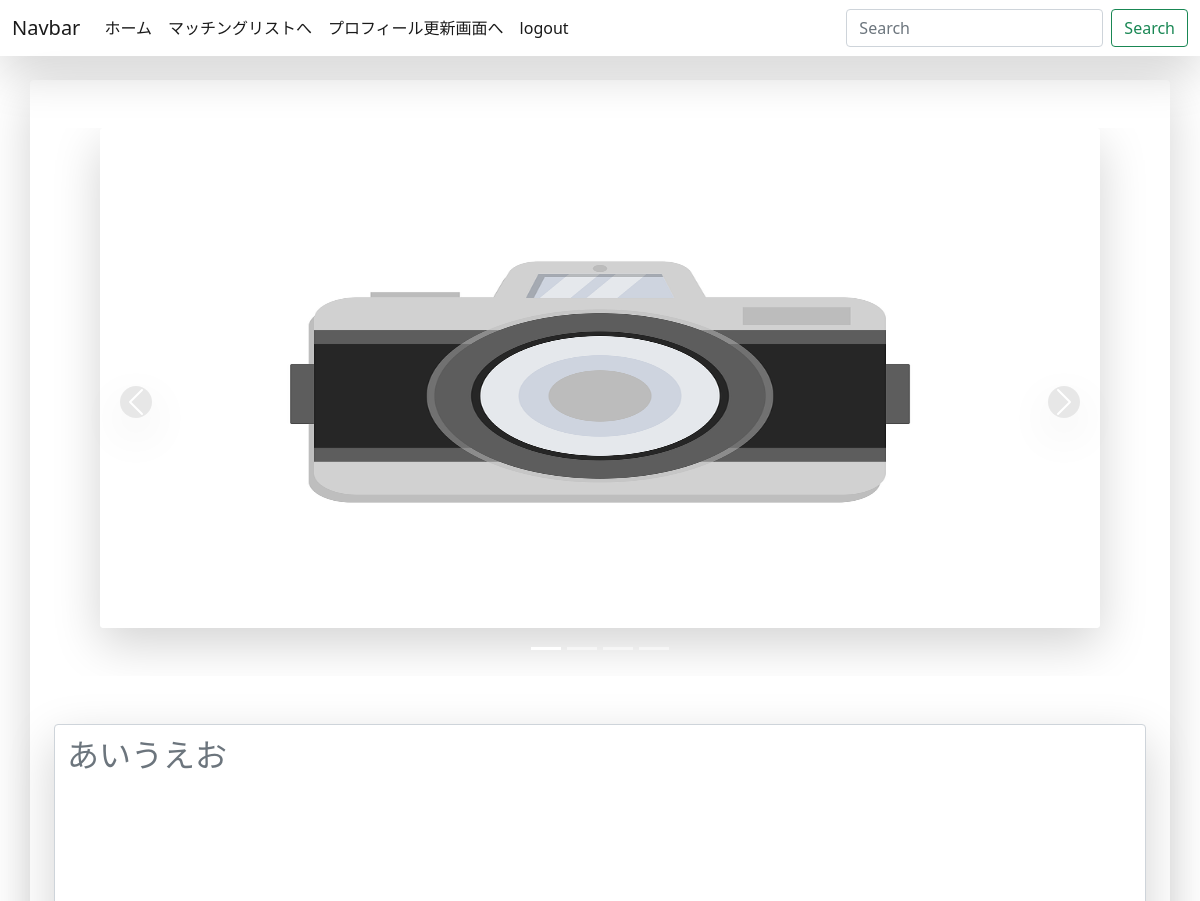
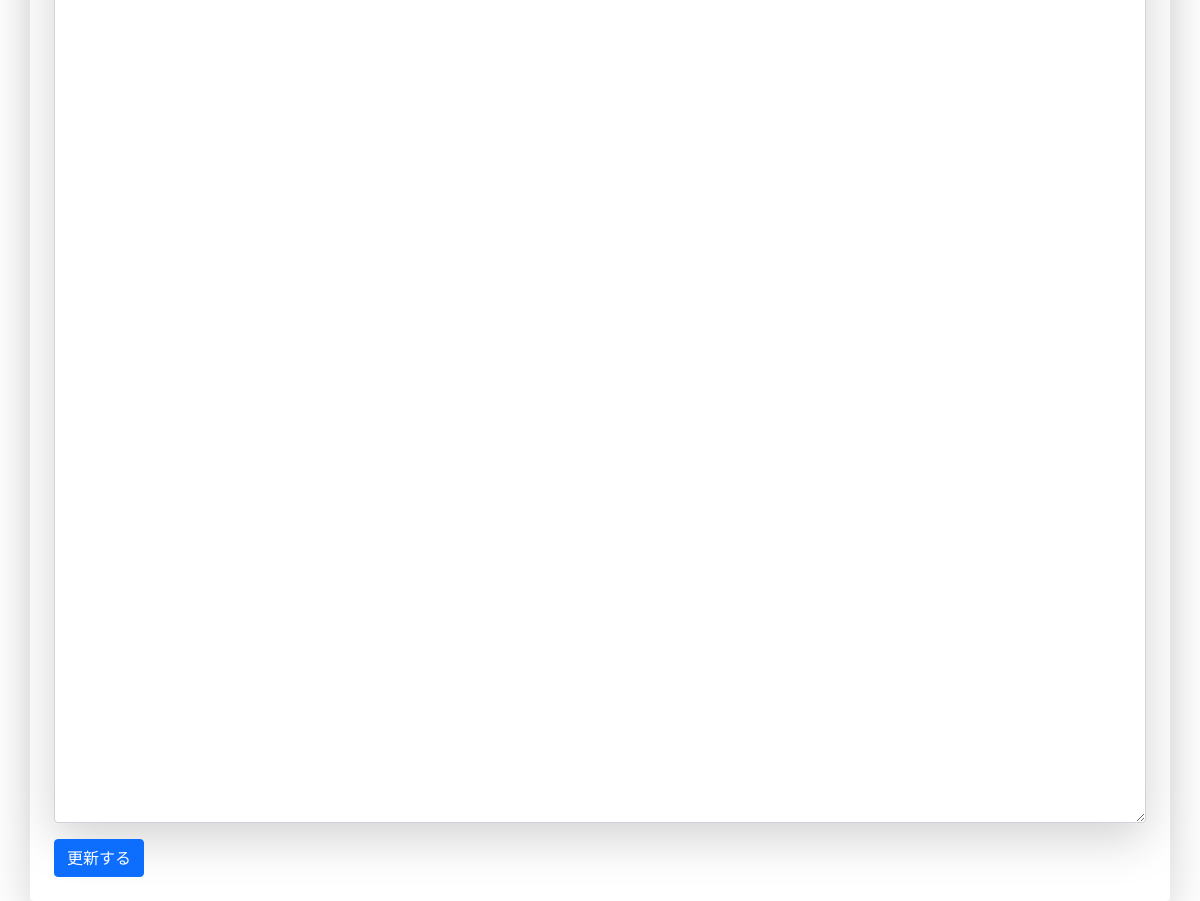
Page /1/update/ on the earlier database version (2 pictures, top to bottom).
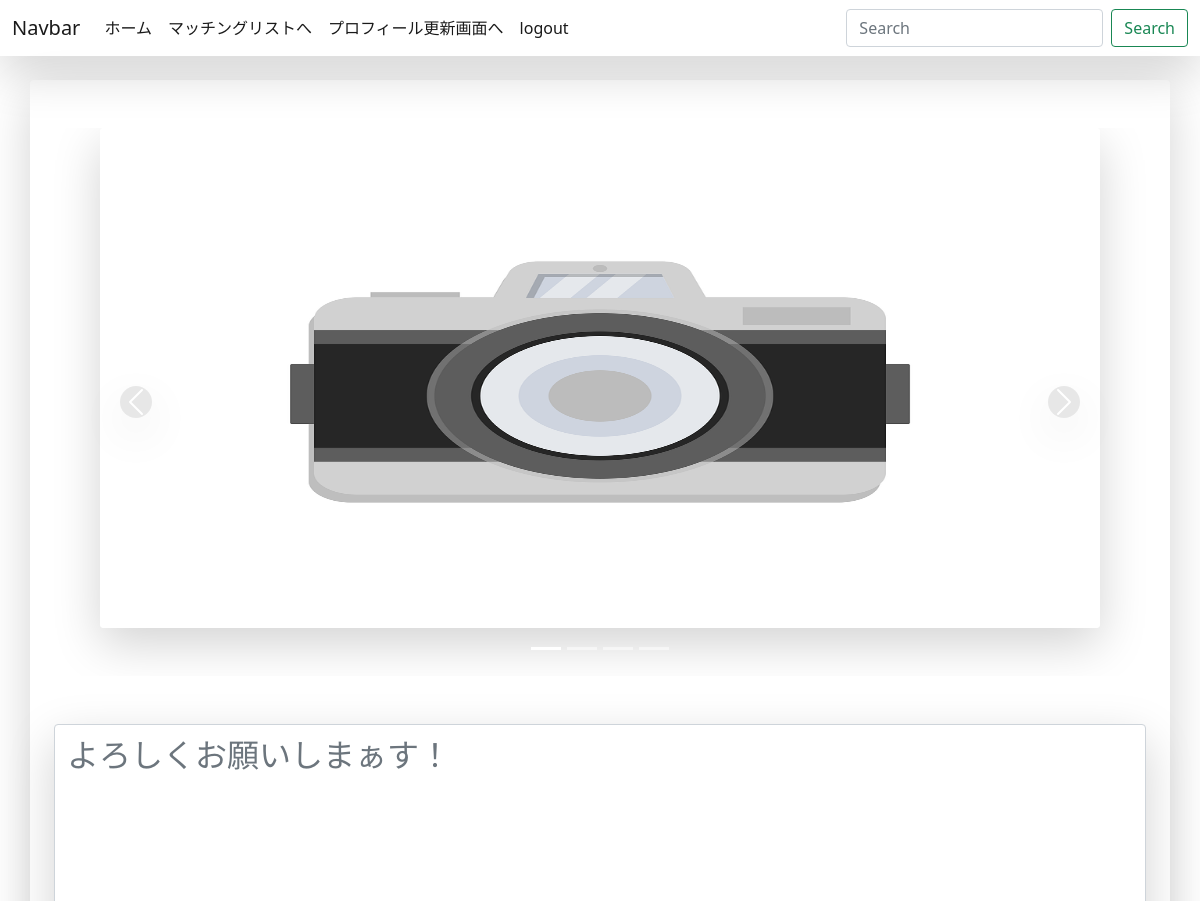
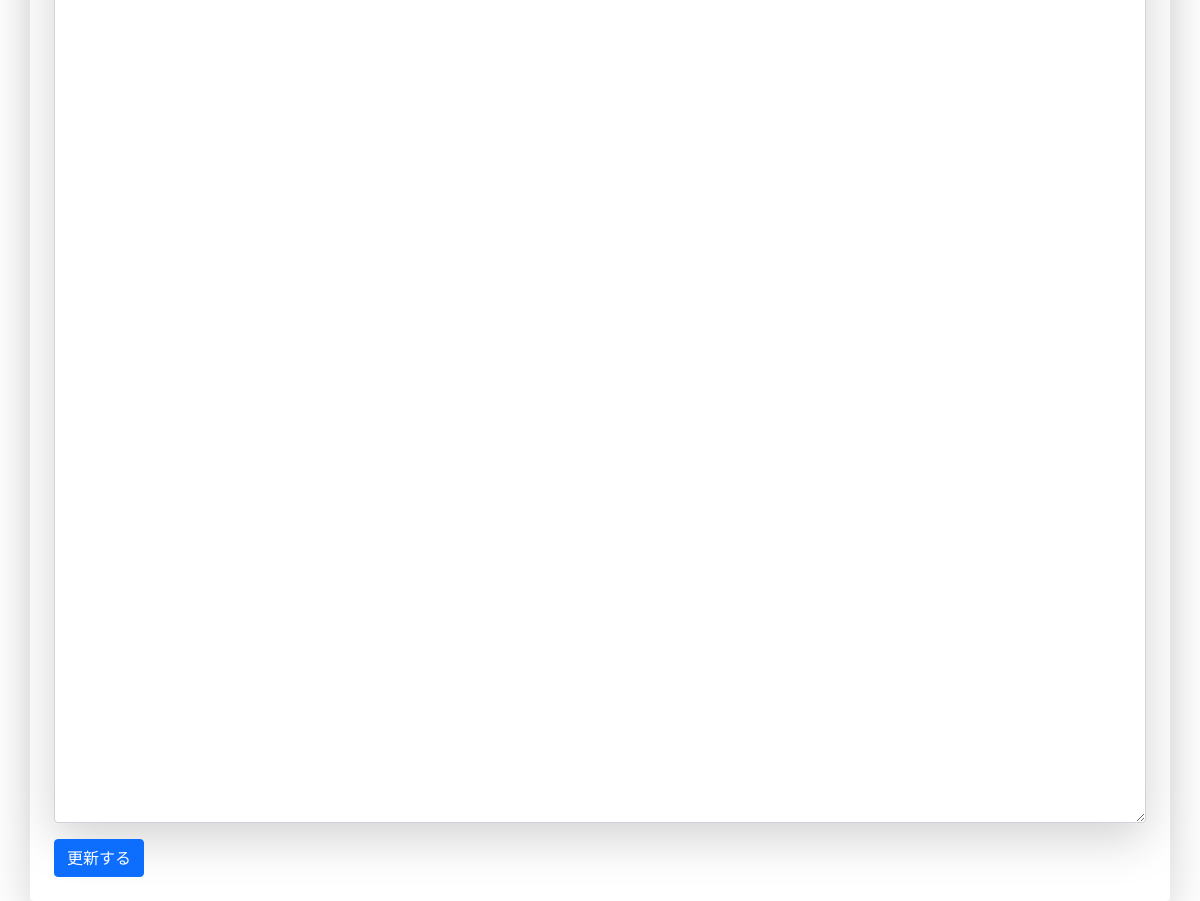
Same page on the later database version (2 pictures, top to bottom).
### boardapp/models.py (models this page shows)
class Profile(models.Model):
    user = models.OneToOneField(User, on_delete=models.CASCADE,primary_key=True)
    image = models.ImageField(upload_to='')
    image2 = models.ImageField(upload_to='')
    image3 = models.ImageField(upload_to='')
    image4 = models.ImageField(upload_to='')
    image5 = models.ImageField(upload_to='')
    gender = models.CharField(max_length=20, blank=True)
    birth_date = models.DateField(null=True, blank=True)
    age = models.IntegerField(null=True, blank=True, default=1)
    location = models.CharField(max_length=30, blank=True)
    introduction_text = models.CharField(max_length=500, blank=True)

### boardapp/views.py (the view)
# urls.py: path('<int:pk>/update/', profileUpdate.as_view(), name='update'),
class profileUpdate(UpdateView):
    template_name = 'updateProfile.html'
    model = Profile
    fields = ('image','image2','image3','image4','image5','introduction_text')
    success_url = reverse_lazy('list')

### templates/updateProfile.html (shortened to what this page needs)
{% extends 'base.html' %}
{% block content %}
<div class="container">
    <form method="POST" enctype="multipart/form-data">{% csrf_token %}
        <br><br>
        <div id="carouselExampleIndicators" class="carousel slide" data-bs-ride="carousel">
            <ol class="carousel-indicators">
                <li data-bs-target="#carouselExampleIndicators" data-bs-slide-to="0" class="active"></li>
                <li data-bs-target="#carouselExampleIndicators" data-bs-slide-to="1"></li>
                <li data-bs-target="#carouselExampleIndicators" data-bs-slide-to="2"></li>
                <li data-bs-target="#carouselExampleIndicators" data-bs-slide-to="3"></li>
            </ol>
            <div class="carousel-inner">
                <div class="carousel-item active">
                    <label class="w-100">
                        <span class="w-100">
                            <img class="d-block mx-auto rounded shadow-lg" src="/medi/{{ profile.image2 }}"
                                style="height: 500px; width: 1000px;">
                        </span>
                        <br><br>
                    </label>
                </div>
            </div>
            <a class="carousel-control-prev" href="#carouselExampleIndicators" role="button" data-bs-slide="prev">
                <span class="carousel-control-prev-icon shadow-lg rounded-circle p-1" style="background-color: #d0d0d0;" aria-hidden="true"></span>
            </a>
            <a class="carousel-control-next" href="#carouselExampleIndicators" role="button" data-bs-slide="next">
                <span class="carousel-control-next-icon shadow-lg rounded-circle p-1" style="background-color: #d0d0d0;" aria-hidden="true"></span>
            </a>
        </div>
        <br>
        <div class="mb-3">
            <textarea class="form-control shadow-lg" style="height: 1000px; font-size:24pt;" id="exampleFormControlTextarea1" rows="3" name="introduction_text" placeholder="{{ profile.introduction_text }}"></textarea>
        </div>
        <input type="submit" class="btn btn-primary" value="更新する">
    </form>
    <br>
</div>
{% endblock content %}

### templates/base.html (shortened to what this page needs)
<!doctype html>
<html lang="en">
  <head>
    <link href="https://cdn.jsdelivr.net/npm/bootstrap@5.0.0-beta1/dist/css/bootstrap.min.css" rel="stylesheet">
    <link rel="stylesheet" href="https://pro.fontawesome.com/releases/v5.10.0/css/all.css"/>
  </head>
  <nav class="navbar navbar-expand-lg navbar-light shadow-lg">
    <div class="container-fluid">
      <a class="navbar-brand" href="#">Navbar</a>
      <div class="collapse navbar-collapse" id="navbarSupportedContent">
        <ul class="navbar-nav me-auto mb-2 mb-lg-0">
          <li class="nav-item">
            <a href="{% url 'list' %}" class="nav-link active">ホーム</a>
          </li>
          <li class="nav-item">
            <a href="{% url 'machinglist' %}" class="nav-link active">マッチングリストへ</a>
          </li>
          <li class="nav-item">
            <a href="{% url 'update' request.user.pk%}" class="nav-link active">プロフィール更新画面へ</a>
          </li>
          <li class="nav-item">
            <a class="nav-link active" href="{% url 'logout' %}">logout</a>
          </li>
        </ul>
        <form class="d-flex">
          <input class="form-control me-2" type="search" placeholder="Search" aria-label="Search">
          <button class="btn btn-outline-success" type="submit">Search</button>
        </form>
      </div>
    </div>
  </nav>
  <br>
  <div class="container shadow-lg rounded">
    {% block content %}
    {% endblock content %}
  </div>
</html>

Differences in the rows shown:
changed Profile: introduction_text "あいうえお" → "よろしくお願いしまぁす！"
